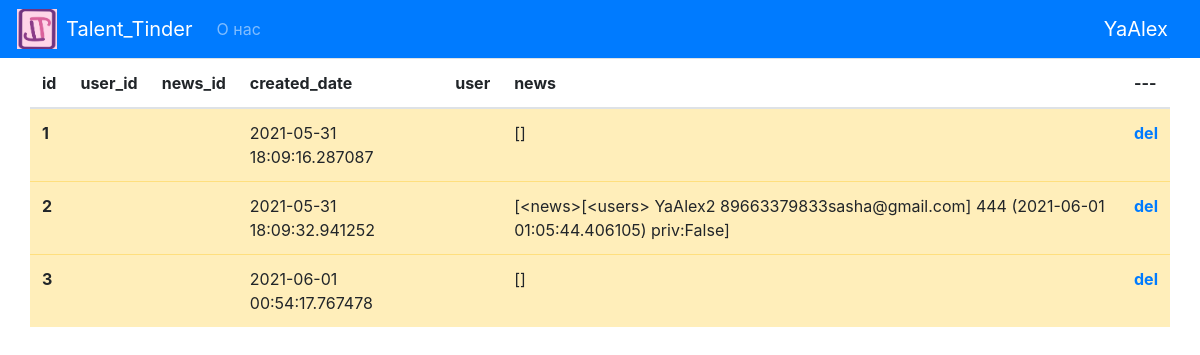
Before: /admin/tables/users (signed in) with the older database file.
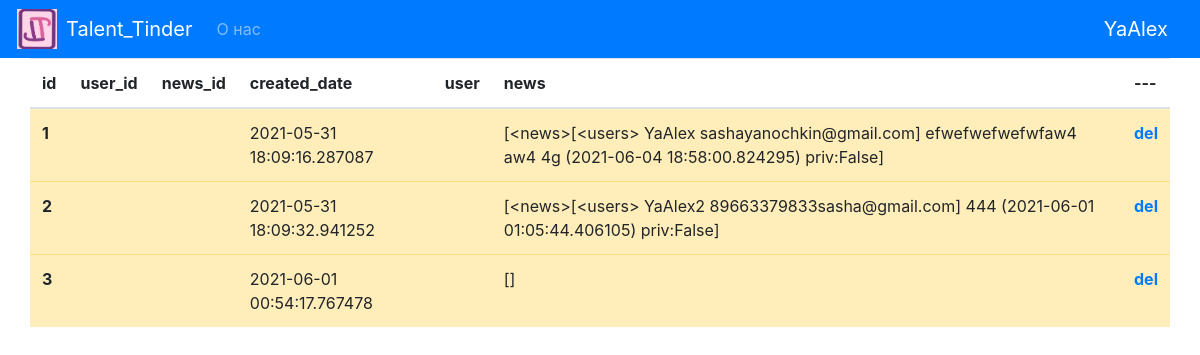
After: the same page with the newer database file.
### data/users.py (models this page shows, shortened)
class User(SqlAlchemyBase, UserMixin):
    __tablename__ = 'users'
    id = sqlalchemy.Column(sqlalchemy.Integer,
                           primary_key=True, autoincrement=True)
    name = sqlalchemy.Column(sqlalchemy.String, nullable=True)
    about = sqlalchemy.Column(sqlalchemy.String, nullable=True)
    email = sqlalchemy.Column(sqlalchemy.String,
                              index=True, unique=True, nullable=True)
    instrument = sqlalchemy.Column(sqlalchemy.String, nullable=True)
    picture_path = sqlalchemy.Column(sqlalchemy.String, nullable=True)
    hashed_password = sqlalchemy.Column(sqlalchemy.String, nullable=True)
    created_date = sqlalchemy.Column(sqlalchemy.DateTime,
                                     default=datetime.datetime.now)
    news = orm.relation("News", back_populates='user')
    comments = orm.relation('Comments', back_populates='user')
    likes = orm.relation("Likes", back_populates='user')
    def __repr__(self):
        return f"<{self.__tablename__}>\t{self.name}\t{self.email}"

### data/news.py (models this page shows, shortened)
class News(SqlAlchemyBase):
    __tablename__ = 'news'
    id = sqlalchemy.Column(sqlalchemy.Integer, primary_key=True, autoincrement=True)
    title = sqlalchemy.Column(sqlalchemy.String, nullable=True)
    content = sqlalchemy.Column(sqlalchemy.String, nullable=True)
    created_date = sqlalchemy.Column(sqlalchemy.DateTime, default=datetime.datetime.now)
    is_private = sqlalchemy.Column(sqlalchemy.Boolean, default=False)
    user_id = sqlalchemy.Column(sqlalchemy.Integer, sqlalchemy.ForeignKey("users.id"))
    picture_path = sqlalchemy.Column(sqlalchemy.String, nullable=True)
    reacted_count = sqlalchemy.Column(sqlalchemy.Integer, default=0)
    likes_count = sqlalchemy.Column(sqlalchemy.Integer, default=0)
    user = orm.relation('User')
    comments = orm.relation('Comments', back_populates='news')
    likes = orm.relation('Likes', back_populates='news')
    def __repr__(self):
        return f"<{self.__tablename__}>[{self.user}]\t{self.title}\t({self.created_date})\tpriv:{self.is_private}"

### blueprints/admin.py (the view)
@blueprint_admin.route('/tables/users', methods=['GET'])
@login_required
@admin
def admin_users():
    db_sess = create_session()
    users = db_sess.query(User)
    return render_template('admin/likes.html', title='users', likes=users)

### blueprints/admin.py (called while the page is built)
def admin(func):
    @wraps(func)
    def wrapper(*args, **kwargs):
        if current_user.id == 1:
            return func(*args, **kwargs)
        return abort(405)
    return wrapper

### data/db_session.py (called while the page is built)
def create_session() -> Session:
    global __factory
    return __factory()

### main.py (called while the page is built)
@login_manager.user_loader
def load_user(user_id):
    db_sess = create_session()
    return db_sess.query(User).get(user_id)

### templates/admin/likes.html
{% extends '/patterns/base.html' %}
{% block content %}
<table class="table">
    <thead>
    <tr>
        <th scope="col">id</th>
        <th scope="col">user_id</th>
        <th scope="col">news_id</th>
        <th scope="col">created_date</th>
        <th scope="col">user</th>
        <th scope="col">news</th>
        <th scope="col">---</th>
    </tr>
    </thead>
    <tbody>
    {% for like in likes %}
    <tr class="{% if not (like.user and like.news) %}table-warning{% endif %}">
        <th scope="row">{{like.id}}</th>
        <td>{{like.user_id}}</td>
        <td>{{like.news_id}}</td>
        <td>{{like.created_date}}</td>
        <td>{{like.user}}</td>
        <td>{{like.news}}</td>
        <th scope="col"><a href="/admin/tables/likes/{{ like.id }}">del</a></th>
    </tr>
    {% endfor %}
    </tbody>
</table>
{% endblock %}

### templates/patterns/base.html (shortened to what this page needs)
<!doctype html>
<html lang="en">
<head>
    <link rel="stylesheet"
          href="https://stackpath.bootstrapcdn.com/bootstrap/4.4.1/css/bootstrap.min.css"
>
    <link rel="stylesheet" type="text/css" href="{{ url_for('static', filename='css/style.css') }}">
    <link rel="stylesheet" type="text/css" href="{{ url_for('static', filename='css/likes.css') }}">
    <link rel="stylesheet" type="text/css" href="{{ url_for('static', filename='css/animations.css') }}">
</head>
<body>
<header>
    <nav class="navbar navbar-expand-lg navbar-dark bg-primary navbar">
        <button onclick="change()" class="btn" style="padding: 0;">
            <img src="{{ url_for('static', filename='image/Talent_Tinder_logo.png') }}" alt="" width="40" height="40"
                 style="margin-right:8px">
        </button>
        <a class="navbar-brand" href="/">Talent_Tinder</a>
        <div class="collapse navbar-collapse" id="navbarColor02">
            <ul class="navbar-nav mr-auto">
                <li class="nav-item">
                    <a class="nav-link" href="/about_us">О нас</a>
                </li>
            </ul>
        </div>
        {% if current_user.is_authenticated %}
        <a class="navbar-brand" href="/user">{{ current_user.name }}</a>
        {% else %}
        <div class="btn-group" role="group" aria-label="Basic example">
            <a type="button" class="btn btn-primary register" href="/register">Зарегистрироваться</a>
            <a type="button" class="btn btn-success login" href="/login">Войти</a>
        </div>
        {% endif %}
    </nav>
</header>
<main role="main" class="container">
    {% block content %}{% endblock %}
</main>
<br>
</body>
</html>

Changed rows visible on the page:
changed User "YaAlex": news "[]" → "[<news>[<users> YaAlex sashayanochkin@gmail.com] efwefwefwefwfaw4 aw4 4g (2021-06-04 18:58:00.824295) priv:False]"
